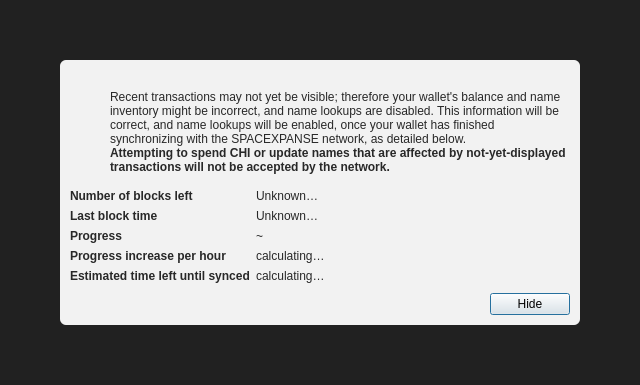
<?xml version="1.0" encoding="UTF-8"?>
<ui version="4.0">
 <class>ModalOverlay</class>
 <widget class="QWidget" name="ModalOverlay">
  <property name="geometry">
   <rect>
    <x>0</x>
    <y>0</y>
    <width>640</width>
    <height>385</height>
   </rect>
  </property>
  <property name="windowTitle">
   <string>Form</string>
  </property>
  <layout class="QVBoxLayout" name="verticalLayout" stretch="0">
   <property name="sizeConstraint">
    <enum>QLayout::SetDefaultConstraint</enum>
   </property>
   <property name="leftMargin">
    <number>0</number>
   </property>
   <property name="topMargin">
    <number>0</number>
   </property>
   <property name="rightMargin">
    <number>0</number>
   </property>
   <property name="bottomMargin">
    <number>0</number>
   </property>
   <item>
    <widget class="QWidget" name="bgWidget" native="true">
     <property name="styleSheet">
      <string notr="true">#bgWidget { background: rgba(0,0,0,220); }</string>
     </property>
     <layout class="QVBoxLayout" name="verticalLayoutMain" stretch="1">
      <property name="leftMargin">
       <number>60</number>
      </property>
      <property name="topMargin">
       <number>60</number>
      </property>
      <property name="rightMargin">
       <number>60</number>
      </property>
      <property name="bottomMargin">
       <number>60</number>
      </property>
      <item>
       <widget class="QWidget" name="contentWidget" native="true">
        <property name="styleSheet">
         <string notr="true">#contentWidget { background: rgba(255,255,255,240); border-radius: 6px; }

QLabel { color: rgb(40,40,40);  }</string>
        </property>
        <layout class="QVBoxLayout" name="verticalLayoutSub" stretch="1,0,0,0">
         <property name="spacing">
          <number>0</number>
         </property>
         <property name="leftMargin">
          <number>10</number>
         </property>
         <property name="topMargin">
          <number>10</number>
         </property>
         <property name="rightMargin">
          <number>10</number>
         </property>
         <property name="bottomMargin">
          <number>10</number>
         </property>
         <item>
          <layout class="QHBoxLayout" name="horizontalLayoutIconText" stretch="0,1">
           <property name="topMargin">
            <number>20</number>
           </property>
           <item>
            <layout class="QVBoxLayout" name="verticalLayoutIcon">
             <property name="leftMargin">
              <number>0</number>
             </property>
             <item>
              <widget class="QPushButton" name="warningIcon">
               <property name="enabled">
                <bool>false</bool>
               </property>
               <property name="text">
                <string/>
               </property>
               <property name="icon">
                <iconset>
                 <normaloff>:/icons/warning</normaloff>
                 <disabledoff>:/icons/warning</disabledoff>:/icons/warning</iconset>
               </property>
               <property name="iconSize">
                <size>
                 <width>48</width>
                 <height>48</height>
                </size>
               </property>
               <property name="flat">
                <bool>true</bool>
               </property>
              </widget>
             </item>
             <item>
              <spacer name="verticalSpacerWarningIcon">
               <property name="orientation">
                <enum>Qt::Vertical</enum>
               </property>
               <property name="sizeHint" stdset="0">
                <size>
                 <width>20</width>
                 <height>40</height>
                </size>
               </property>
              </spacer>
             </item>
            </layout>
           </item>
           <item>
            <layout class="QVBoxLayout" name="verticalLayoutInfoText">
             <property name="leftMargin">
              <number>0</number>
             </property>
             <property name="topMargin">
              <number>0</number>
             </property>
             <item>
              <widget class="QLabel" name="infoText">
               <property name="text">
                <string>Recent transactions may not yet be visible; therefore your wallet's balance and name inventory might be incorrect, and name lookups are disabled. This information will be correct, and name lookups will be enabled, once your wallet has finished synchronizing with the SPACEXPANSE network, as detailed below.</string>
               </property>
               <property name="textFormat">
                <enum>Qt::RichText</enum>
               </property>
               <property name="wordWrap">
                <bool>true</bool>
               </property>
              </widget>
             </item>
             <item>
              <widget class="QLabel" name="infoTextStrong">
               <property name="font">
                <font>
                 <weight>75</weight>
                 <bold>true</bold>
                </font>
               </property>
               <property name="text">
                <string>Attempting to spend CHI or update names that are affected by not-yet-displayed transactions will not be accepted by the network.</string>
               </property>
               <property name="textFormat">
                <enum>Qt::RichText</enum>
               </property>
               <property name="wordWrap">
                <bool>true</bool>
               </property>
              </widget>
             </item>
             <item>
              <spacer name="verticalSpacerInTextSpace">
               <property name="orientation">
                <enum>Qt::Vertical</enum>
               </property>
               <property name="sizeHint" stdset="0">
                <size>
                 <width>20</width>
                 <height>40</height>
                </size>
               </property>
              </spacer>
             </item>
            </layout>
           </item>
          </layout>
         </item>
         <item>
          <spacer name="verticalSpacerAfterText">
           <property name="orientation">
            <enum>Qt::Vertical</enum>
           </property>
           <property name="sizeHint" stdset="0">
            <size>
             <width>20</width>
             <height>40</height>
            </size>
           </property>
          </spacer>
         </item>
         <item>
          <layout class="QFormLayout" name="formLayout">
           <property name="fieldGrowthPolicy">
            <enum>QFormLayout::FieldsStayAtSizeHint</enum>
           </property>
           <property name="horizontalSpacing">
            <number>6</number>
           </property>
           <property name="verticalSpacing">
            <number>6</number>
           </property>
           <property name="topMargin">
            <number>10</number>
           </property>
           <item row="0" column="0">
            <widget class="QLabel" name="labelNumberOfBlocksLeft">
             <property name="font">
              <font>
               <weight>75</weight>
               <bold>true</bold>
              </font>
             </property>
             <property name="text">
              <string>Number of blocks left</string>
             </property>
            </widget>
           </item>
           <item row="0" column="1">
            <widget class="QLabel" name="numberOfBlocksLeft">
             <property name="text">
              <string>Unknown…</string>
             </property>
            </widget>
           </item>
           <item row="1" column="0">
            <widget class="QLabel" name="labelLastBlockTime">
             <property name="font">
              <font>
               <weight>75</weight>
               <bold>true</bold>
              </font>
             </property>
             <property name="text">
              <string>Last block time</string>
             </property>
            </widget>
           </item>
           <item row="1" column="1">
            <widget class="QLabel" name="newestBlockDate">
             <property name="sizePolicy">
              <sizepolicy hsizetype="Maximum" vsizetype="Preferred">
               <horstretch>0</horstretch>
               <verstretch>0</verstretch>
              </sizepolicy>
             </property>
             <property name="text">
              <string>Unknown…</string>
             </property>
            </widget>
           </item>
           <item row="2" column="0">
            <widget class="QLabel" name="labelSyncDone">
             <property name="font">
              <font>
               <weight>75</weight>
               <bold>true</bold>
              </font>
             </property>
             <property name="text">
              <string>Progress</string>
             </property>
            </widget>
           </item>
           <item row="2" column="1">
            <layout class="QHBoxLayout" name="horizontalLayoutSync" stretch="0,1">
             <item>
              <widget class="QLabel" name="percentageProgress">
               <property name="text">
                <string notr="true">~</string>
               </property>
              </widget>
             </item>
            </layout>
           </item>
           <item row="4" column="0">
            <widget class="QLabel" name="labelProgressIncrease">
             <property name="font">
              <font>
               <weight>75</weight>
               <bold>true</bold>
              </font>
             </property>
             <property name="text">
              <string>Progress increase per hour</string>
             </property>
            </widget>
           </item>
           <item row="4" column="1">
            <widget class="QLabel" name="progressIncreasePerH">
             <property name="text">
              <string>calculating…</string>
             </property>
            </widget>
           </item>
           <item row="5" column="0">
            <widget class="QLabel" name="labelEstimatedTimeLeft">
             <property name="font">
              <font>
               <weight>75</weight>
               <bold>true</bold>
              </font>
             </property>
             <property name="text">
              <string>Estimated time left until synced</string>
             </property>
            </widget>
           </item>
           <item row="5" column="1">
            <widget class="QLabel" name="expectedTimeLeft">
             <property name="text">
              <string>calculating…</string>
             </property>
            </widget>
           </item>
          </layout>
         </item>
         <item>
          <layout class="QHBoxLayout" name="horizontalLayoutButtons">
           <property name="leftMargin">
            <number>10</number>
           </property>
           <property name="topMargin">
            <number>10</number>
           </property>
           <item>
            <spacer name="horizontalSpacer">
             <property name="orientation">
              <enum>Qt::Horizontal</enum>
             </property>
             <property name="sizeHint" stdset="0">
              <size>
               <width>40</width>
               <height>20</height>
              </size>
             </property>
            </spacer>
           </item>
           <item>
            <widget class="QPushButton" name="closeButton">
             <property name="text">
              <string>Hide</string>
             </property>
             <property name="shortcut">
              <string>Esc</string>
             </property>
             <property name="focusPolicy">
              <enum>Qt::StrongFocus</enum>
             </property>
             <property name="default">
              <bool>true</bool>
             </property>
            </widget>
           </item>
          </layout>
         </item>
        </layout>
       </widget>
      </item>
     </layout>
    </widget>
   </item>
  </layout>
 </widget>
 <resources/>
 <connections/>
</ui>
